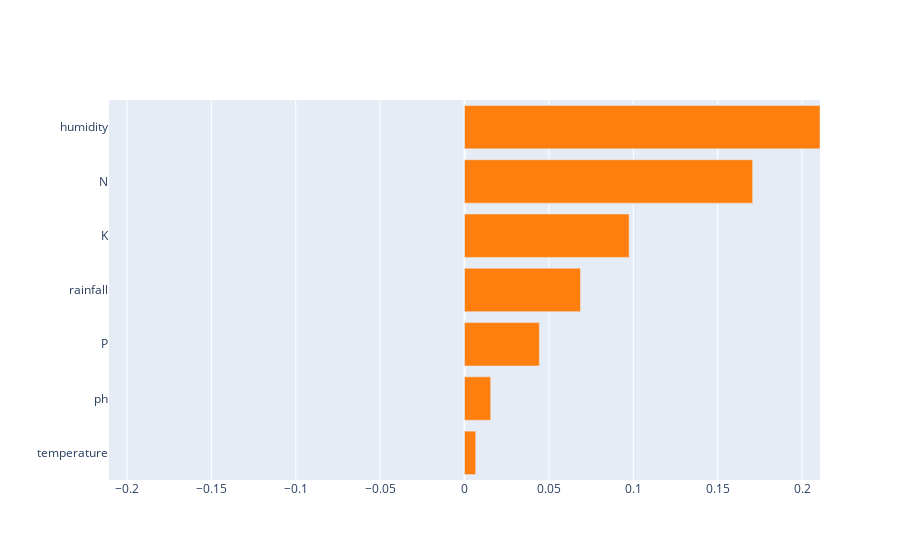

Notebook code for this chart:
### Code cell
fr

### Figure 1 — Plotly figure (JSON) as saved in the notebook; plotly's stock layout.template omitted (floating-point values rounded to 4 significant figures)
{"data": [{"marker": {"color": ["#ff7f0e", "#ff7f0e", "#ff7f0e", "#ff7f0e", "#ff7f0e", "#ff7f0e", "#ff7f0e"]}, "orientation": "h", "type": "bar", "x": [0.006652, 0.01552, 0.04435, 0.06874, 0.09756, 0.1707, 0.2106], "y": ["temperature", "ph", "P", "rainfall", "K", "N", "humidity"]}], "layout": {"title": {"text": ""}, "xaxis": {"range": [-0.2106, 0.2106], "title": {"text": ""}}, "yaxis": {"automargin": true, "dtick": 1, "title": {"text": ""}}}}
